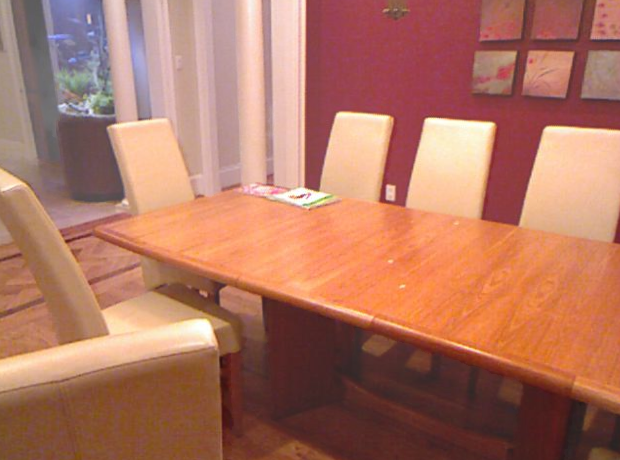
#> input picture dataset/indoor/hazy/1401_1.png, 620 x 460 px, given in place of 1400_1.png, which was not available
$ python test.py
#> lines starting #> are read from the running program, lines starting #| are printed output that depends on the picture; long printed decimals are rounded; pictures that were not available may be replaced by others from this repository, and a replacement may not be noted
import cv2
import numpy as np

def dark_channel(image, size=15):
    min_channel = np.min(image, axis=2)
    kernel = cv2.getStructuringElement(cv2.MORPH_RECT, (size, size))
    return cv2.erode(min_channel, kernel)

def atmospheric_light(image, dark):
    flat = dark.ravel()
    indices = flat.argsort()[-1000:]
    brightest = image.reshape(-1, 3)[indices]
    return np.max(brightest, axis=0)

def transmission(image, A, omega=0.95):
    norm = image / A
    dark = dark_channel(norm)
    return 1 - omega * dark

# Load image
img = cv2.imread("dataset/indoor/hazy/1400_1.png")
#> img is the input picture: shape (460, 620, 3); mean B, G, R 97.9, 117.5, 175.4

img = cv2.resize(img, (256, 256)) / 255.0
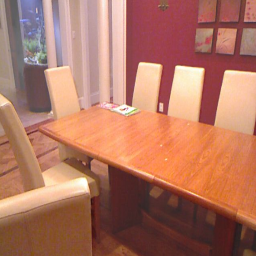
#> img: shape (256, 256, 3) float64; mean B, G, R 0.383, 0.46, 0.688

dark = dark_channel(img)
#> in dark_channel, `min_channel = np.min(image, axis=2)`:
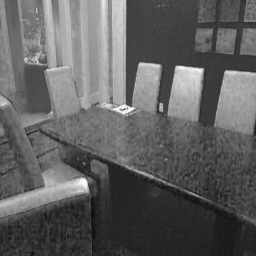
#> min_channel: shape (256, 256) float64; min 0.051, max 0.988, mean 0.375
#> in dark_channel, `return cv2.erode(min_channel, kernel)`:
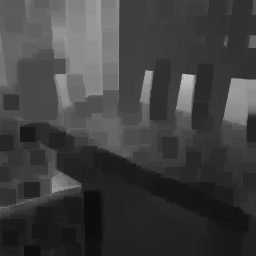
#> returned value: shape (256, 256) float64; min 0.051, max 0.753, mean 0.249
A = atmospheric_light(img, dark)
#> in atmospheric_light, `indices = flat.argsort()[-1000:]`: indices = 1000 values, max 48694 at index 219, min 96 at index 570, mean 19087.4
#> in atmospheric_light, `brightest = image.reshape(-1, 3)[indices]`: brightest = 1000 rows, first 8: [0.639, 0.643, 0.78], [0.69, 0.706, 0.859], [0.667, 0.702, 0.878], [0.647, 0.816, 0.988], [0.659, 0.82, 0.996], [0.671, 0.831, 1], [0.663, 0.831, 0.996], [0.675, 0.835, 1]
#> A = [0.89, 0.973, 1]
t = transmission(img, A)
#> in transmission, `norm = image / A`:
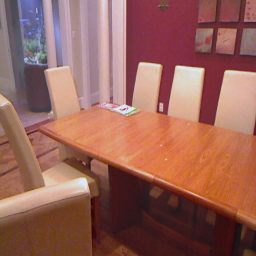
#> norm: shape (256, 256, 3) float64; mean B, G, R 0.431, 0.473, 0.688; drawn with min black and max white
#> call 2 of dark_channel, with size = 15
#> in dark_channel (call 2), `min_channel = np.min(image, axis=2)`:
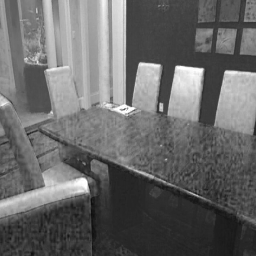
#> min_channel: shape (256, 256) float64; min 0.0573, max 1, mean 0.41
#> in transmission, `return 1 - omega * dark`:
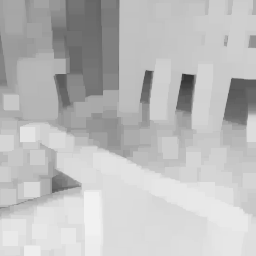
#> returned value: shape (256, 256) float64; min 0.196, max 0.946, mean 0.744

density = 1 - t.mean()
#> density = 0.256

print("Smoke Density:", density)
#| Smoke Density: 0.2562
cv2.imshow("Original", (img * 255).astype(np.uint8))
cv2.imshow("Dark Channel", dark)
cv2.imshow("Transmission", t)

cv2.waitKey(0)
cv2.destroyAllWindows()

import os

folder = "dataset/indoor/hazy"

for file in os.listdir(folder):
    path = os.path.join(folder, file)

    img = cv2.imread(path)
    if img is None:
        continue

    img = cv2.resize(img, (256, 256)) / 255.0

    dark = dark_channel(img)
    A = atmospheric_light(img, dark)
    t = transmission(img, A)

    density = 1 - t.mean()

    print(file, "→", density)
#| 1401_1.png → 0.2562
#> pass 2 of the loop `for file in os.listdir(folder):`:
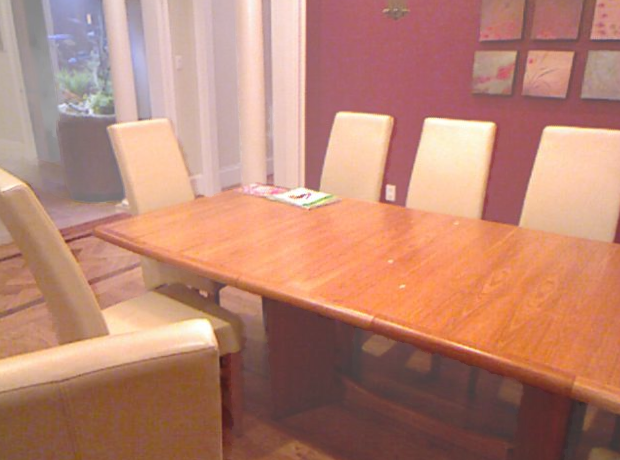
#> input picture dataset/indoor/hazy/1401_5.png, 620 x 460 px
#> img is the input picture: shape (460, 620, 3); mean B, G, R 115.2, 133.3, 185
#> in dark_channel (call 5), `return cv2.erode(min_channel, kernel)`:
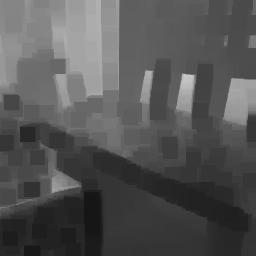
#> returned value: shape (256, 256) float64; min 0.0863, max 0.78, mean 0.33
#> brightest = 1000 rows, first 8: [0.753, 0.741, 0.843], [0.765, 0.882, 0.996], [0.71, 0.694, 0.788], [0.663, 0.69, 0.792], [0.718, 0.706, 0.808], [0.714, 0.698, 0.792], [0.761, 0.882, 0.988], [0.71, 0.698, 0.8]
#> `A = atmospheric_light(img, dark)`: A = [0.902, 0.976, 1]
#> in transmission (call 3), `return 1 - omega * dark`:
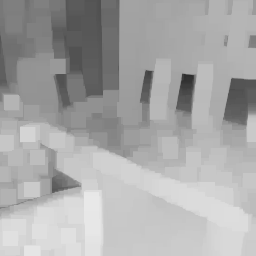
#> returned value: shape (256, 256) float64; min 0.178, max 0.912, mean 0.664
#> `density = 1 - t.mean()`: density = 0.336
#| 1401_5.png → 0.3357
#> pass 3 of the loop `for file in os.listdir(folder):`:
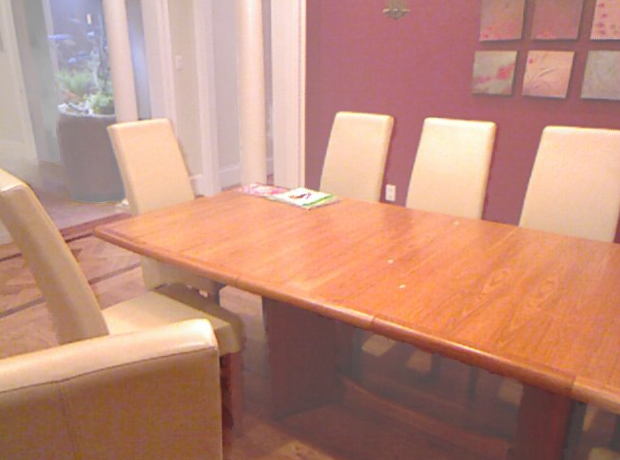
#> input picture dataset/indoor/hazy/1401_7.png, 620 x 460 px
#> img is the input picture: shape (460, 620, 3); mean B, G, R 122.9, 140.3, 189.3
#> in dark_channel (call 7), `return cv2.erode(min_channel, kernel)`:
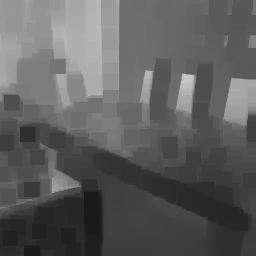
#> returned value: shape (256, 256) float64; min 0.102, max 0.792, mean 0.366
#> brightest = 1000 rows, first 8: [0.729, 0.737, 0.824], [0.729, 0.729, 0.812], [0.749, 0.737, 0.824], [0.718, 0.722, 0.82], [0.757, 0.749, 0.851], [0.78, 0.906, 0.996], [0.757, 0.745, 0.835], [0.765, 0.741, 0.839]
#> `A = atmospheric_light(img, dark)`: A = [0.906, 0.976, 1]
#> in transmission (call 4), `return 1 - omega * dark`:
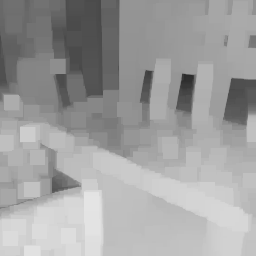
#> returned value: shape (256, 256) float64; min 0.169, max 0.897, mean 0.629
#> `density = 1 - t.mean()`: density = 0.371
#| 1401_7.png → 0.3709
#> the loop made 4 passes; the first 3 are shown
